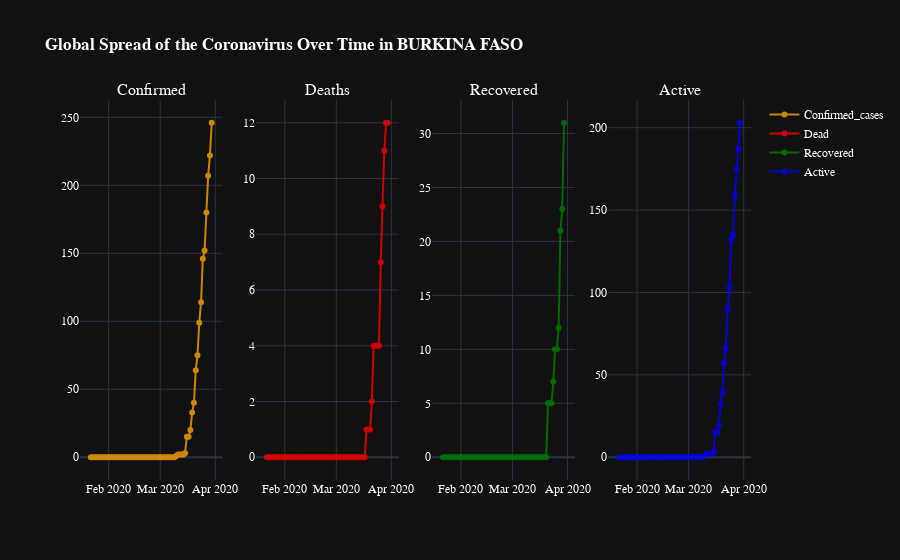

Source (notebook cell):
### Code cell
fig = make_subplots(rows=1, cols=4, subplot_titles=("Confirmed", "Deaths", "Recovered",'Active'))

trace1 = go.Scatter(x=grouped_burkina_date['Date'],y=grouped_burkina_date['Confirmed_cases'],name="Confirmed_cases",line_color='orange',mode='lines+markers',opacity=0.8)
trace2 = go.Scatter(x=grouped_burkina_date['Date'],y=grouped_burkina_date['Dead'],name="Dead",line_color='red',mode='lines+markers',opacity=0.8)
trace3 = go.Scatter(x=grouped_burkina_date['Date'],y=grouped_burkina_date['Recovered'],name="Recovered",mode='lines+markers',line_color='green',opacity=0.8)
trace4 = go.Scatter(x=grouped_burkina_date['Date'],y=grouped_burkina_date['Active'],name="Active",line_color='blue',mode='lines+markers',opacity=0.8)

fig.append_trace(trace1, 1, 1)
fig.append_trace(trace2, 1, 2)
fig.append_trace(trace3, 1, 3)
fig.append_trace(trace4, 1, 4)
fig.update_layout(template="plotly_dark",title_text = '<b>Global Spread of the Coronavirus Over Time in BURKINA FASO</b>',
                  font=dict(family="Arial, Balto, Courier New, Droid Sans",color='white'))
fig.show()

### Figure 1 — Plotly figure (JSON) as saved in the notebook; plotly's stock layout.template omitted (floating-point values rounded to 4 significant figures)
{"data": [{"line": {"color": "orange"}, "mode": "lines+markers", "name": "Confirmed_cases", "opacity": 0.8, "type": "scatter", "x": ["2020-01-22", "2020-01-23", "2020-01-24", "2020-01-25", "2020-01-26", "2020-01-27", "2020-01-28", "2020-01-29", "2020-01-30", "2020-01-31", "2020-02-01", "2020-02-02", "2020-02-03", "2020-02-04", "2020-02-05", "2020-02-06", "2020-02-07", "2020-02-08", "2020-02-09", "2020-02-10", "2020-02-11", "2020-02-12", "2020-02-13", "2020-02-14", "2020-02-15", "2020-02-16", "2020-02-17", "2020-02-18", "2020-02-19", "2020-02-20", "2020-02-21", "2020-02-22", "2020-02-23", "2020-02-24", "2020-02-25", "2020-02-26", "2020-02-27", "2020-02-28", "2020-02-29", "2020-03-01", "2020-03-02", "2020-03-03", "2020-03-04", "2020-03-05", "2020-03-06", "2020-03-07", "2020-03-08", "2020-03-09", "2020-03-10", "2020-03-11", "2020-03-12", "2020-03-13", "2020-03-14", "2020-03-15", "2020-03-16", "2020-03-17", "2020-03-18", "2020-03-19", "2020-03-20", "2020-03-21", "2020-03-22", "2020-03-23", "2020-03-24", "2020-03-25", "2020-03-26", "2020-03-27", "2020-03-28", "2020-03-29", "2020-03-30"], "xaxis": "x", "y": [0, 0, 0, 0, 0, 0, 0, 0, 0, 0, 0, 0, 0, 0, 0, 0, 0, 0, 0, 0, 0, 0, 0, 0, 0, 0, 0, 0, 0, 0, 0, 0, 0, 0, 0, 0, 0, 0, 0, 0, 0, 0, 0, 0, 0, 0, 0, 0, 1, 2, 2, 2, 2, 3, 15, 15, 20, 33, 40, 64, 75, 99, 114, 146, 152, 180, 207, 222, 246], "yaxis": "y"}, {"line": {"color": "red"}, "mode": "lines+markers", "name": "Dead", "opacity": 0.8, "type": "scatter", "x": ["2020-01-22", "2020-01-23", "2020-01-24", "2020-01-25", "2020-01-26", "2020-01-27", "2020-01-28", "2020-01-29", "2020-01-30", "2020-01-31", "2020-02-01", "2020-02-02", "2020-02-03", "2020-02-04", "2020-02-05", "2020-02-06", "2020-02-07", "2020-02-08", "2020-02-09", "2020-02-10", "2020-02-11", "2020-02-12", "2020-02-13", "2020-02-14", "2020-02-15", "2020-02-16", "2020-02-17", "2020-02-18", "2020-02-19", "2020-02-20", "2020-02-21", "2020-02-22", "2020-02-23", "2020-02-24", "2020-02-25", "2020-02-26", "2020-02-27", "2020-02-28", "2020-02-29", "2020-03-01", "2020-03-02", "2020-03-03", "2020-03-04", "2020-03-05", "2020-03-06", "2020-03-07", "2020-03-08", "2020-03-09", "2020-03-10", "2020-03-11", "2020-03-12", "2020-03-13", "2020-03-14", "2020-03-15", "2020-03-16", "2020-03-17", "2020-03-18", "2020-03-19", "2020-03-20", "2020-03-21", "2020-03-22", "2020-03-23", "2020-03-24", "2020-03-25", "2020-03-26", "2020-03-27", "2020-03-28", "2020-03-29", "2020-03-30"], "xaxis": "x2", "y": [0, 0, 0, 0, 0, 0, 0, 0, 0, 0, 0, 0, 0, 0, 0, 0, 0, 0, 0, 0, 0, 0, 0, 0, 0, 0, 0, 0, 0, 0, 0, 0, 0, 0, 0, 0, 0, 0, 0, 0, 0, 0, 0, 0, 0, 0, 0, 0, 0, 0, 0, 0, 0, 0, 0, 0, 1, 1, 1, 2, 4, 4, 4, 4, 7, 9, 11, 12, 12], "yaxis": "y2"}, {"line": {"color": "green"}, "mode": "lines+markers", "name": "Recovered", "opacity": 0.8, "type": "scatter", "x": ["2020-01-22", "2020-01-23", "2020-01-24", "2020-01-25", "2020-01-26", "2020-01-27", "2020-01-28", "2020-01-29", "2020-01-30", "2020-01-31", "2020-02-01", "2020-02-02", "2020-02-03", "2020-02-04", "2020-02-05", "2020-02-06", "2020-02-07", "2020-02-08", "2020-02-09", "2020-02-10", "2020-02-11", "2020-02-12", "2020-02-13", "2020-02-14", "2020-02-15", "2020-02-16", "2020-02-17", "2020-02-18", "2020-02-19", "2020-02-20", "2020-02-21", "2020-02-22", "2020-02-23", "2020-02-24", "2020-02-25", "2020-02-26", "2020-02-27", "2020-02-28", "2020-02-29", "2020-03-01", "2020-03-02", "2020-03-03", "2020-03-04", "2020-03-05", "2020-03-06", "2020-03-07", "2020-03-08", "2020-03-09", "2020-03-10", "2020-03-11", "2020-03-12", "2020-03-13", "2020-03-14", "2020-03-15", "2020-03-16", "2020-03-17", "2020-03-18", "2020-03-19", "2020-03-20", "2020-03-21", "2020-03-22", "2020-03-23", "2020-03-24", "2020-03-25", "2020-03-26", "2020-03-27", "2020-03-28", "2020-03-29", "2020-03-30"], "xaxis": "x3", "y": [0, 0, 0, 0, 0, 0, 0, 0, 0, 0, 0, 0, 0, 0, 0, 0, 0, 0, 0, 0, 0, 0, 0, 0, 0, 0, 0, 0, 0, 0, 0, 0, 0, 0, 0, 0, 0, 0, 0, 0, 0, 0, 0, 0, 0, 0, 0, 0, 0, 0, 0, 0, 0, 0, 0, 0, 0, 0, 0, 5, 5, 5, 7, 10, 10, 12, 21, 23, 31], "yaxis": "y3"}, {"line": {"color": "blue"}, "mode": "lines+markers", "name": "Active", "opacity": 0.8, "type": "scatter", "x": ["2020-01-22", "2020-01-23", "2020-01-24", "2020-01-25", "2020-01-26", "2020-01-27", "2020-01-28", "2020-01-29", "2020-01-30", "2020-01-31", "2020-02-01", "2020-02-02", "2020-02-03", "2020-02-04", "2020-02-05", "2020-02-06", "2020-02-07", "2020-02-08", "2020-02-09", "2020-02-10", "2020-02-11", "2020-02-12", "2020-02-13", "2020-02-14", "2020-02-15", "2020-02-16", "2020-02-17", "2020-02-18", "2020-02-19", "2020-02-20", "2020-02-21", "2020-02-22", "2020-02-23", "2020-02-24", "2020-02-25", "2020-02-26", "2020-02-27", "2020-02-28", "2020-02-29", "2020-03-01", "2020-03-02", "2020-03-03", "2020-03-04", "2020-03-05", "2020-03-06", "2020-03-07", "2020-03-08", "2020-03-09", "2020-03-10", "2020-03-11", "2020-03-12", "2020-03-13", "2020-03-14", "2020-03-15", "2020-03-16", "2020-03-17", "2020-03-18", "2020-03-19", "2020-03-20", "2020-03-21", "2020-03-22", "2020-03-23", "2020-03-24", "2020-03-25", "2020-03-26", "2020-03-27", "2020-03-28", "2020-03-29", "2020-03-30"], "xaxis": "x4", "y": [0, 0, 0, 0, 0, 0, 0, 0, 0, 0, 0, 0, 0, 0, 0, 0, 0, 0, 0, 0, 0, 0, 0, 0, 0, 0, 0, 0, 0, 0, 0, 0, 0, 0, 0, 0, 0, 0, 0, 0, 0, 0, 0, 0, 0, 0, 0, 0, 1, 2, 2, 2, 2, 3, 15, 15, 19, 32, 39, 57, 66, 90, 103, 132, 135, 159, 175, 187, 203], "yaxis": "y4"}], "layout": {"annotations": [{"font": {"size": 16}, "showarrow": false, "text": "Confirmed", "x": 0.1062, "xanchor": "center", "xref": "paper", "y": 1, "yanchor": "bottom", "yref": "paper"}, {"font": {"size": 16}, "showarrow": false, "text": "Deaths", "x": 0.3688, "xanchor": "center", "xref": "paper", "y": 1, "yanchor": "bottom", "yref": "paper"}, {"font": {"size": 16}, "showarrow": false, "text": "Recovered", "x": 0.6313, "xanchor": "center", "xref": "paper", "y": 1, "yanchor": "bottom", "yref": "paper"}, {"font": {"size": 16}, "showarrow": false, "text": "Active", "x": 0.8938, "xanchor": "center", "xref": "paper", "y": 1, "yanchor": "bottom", "yref": "paper"}], "font": {"color": "white", "family": "Arial, Balto, Courier New, Droid Sans"}, "title": {"text": "<b>Global Spread of the Coronavirus Over Time in BURKINA FASO</b>"}, "xaxis": {"anchor": "y", "domain": [0, 0.2125]}, "xaxis2": {"anchor": "y2", "domain": [0.2625, 0.475]}, "xaxis3": {"anchor": "y3", "domain": [0.525, 0.7375]}, "xaxis4": {"anchor": "y4", "domain": [0.7875, 1]}, "yaxis": {"anchor": "x", "domain": [0, 1]}, "yaxis2": {"anchor": "x2", "domain": [0, 1]}, "yaxis3": {"anchor": "x3", "domain": [0, 1]}, "yaxis4": {"anchor": "x4", "domain": [0, 1]}}}
